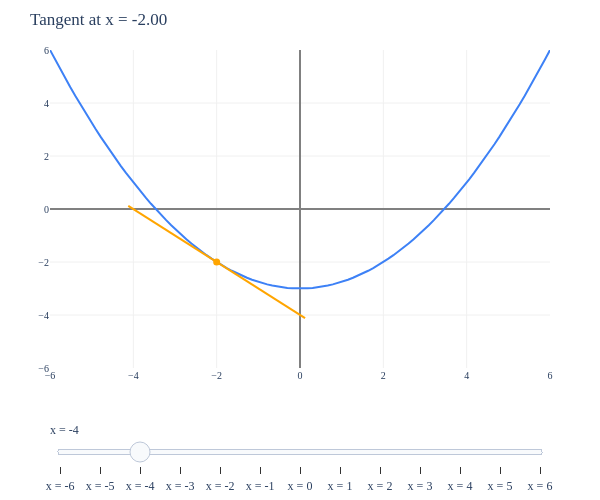

This figure's notebook cell:
### Markdown cell above
## Tangent Lines

Suppose $f$ is a function that takes in a single real number and outputs a single real number, i.e. $f: \mathbb{R} \to \mathbb{R}$.

If $f$ is a function, then the **derivative** of $f$ is another function, sometimes denoted $f'$, such that $f'(x)$ is the "instantaneous" rate of change of $f$ at the input $x$.

To understand what I mean by "instantaneous" rate of change, let's consider an example. Suppose $f(x) = \frac{1}{4}x^2 - 3$. The graph of $f$ is shown below, in <span style="color: #3d81f6">blue</span>, along with a slider for input values of $x$. Drag the slider.




<!-- An intuitive definition of a derivative is a function's rate of change. For example, the derivative of a linear equation is the slope; the rate of change is constant across all values of $x$. However, nonlinear functions have derivatives which can vary with each value of $x$ - in other words, a function. We can use lines to help us find the rates of change, specifically tangent lines.

Recall that a tangent line is a line which touches a point on a graph and is parallel to the slope at that point. The fact that it's parallel is especially important, because finding the slope of the tangent line at $x$ also gives us the rate of change at $x$!  -->

### Code cell
from utils import plot_function_with_tangent_line

f = lambda x: (1/4)*x**2 - 3
f_prime = lambda x: (1/2)*x
x_range = (-6, 6)
y_range = (-6, 6)

fig = plot_function_with_tangent_line(f, f_prime, x_range, y_range)
fig.update_layout(width=600, height=500)
